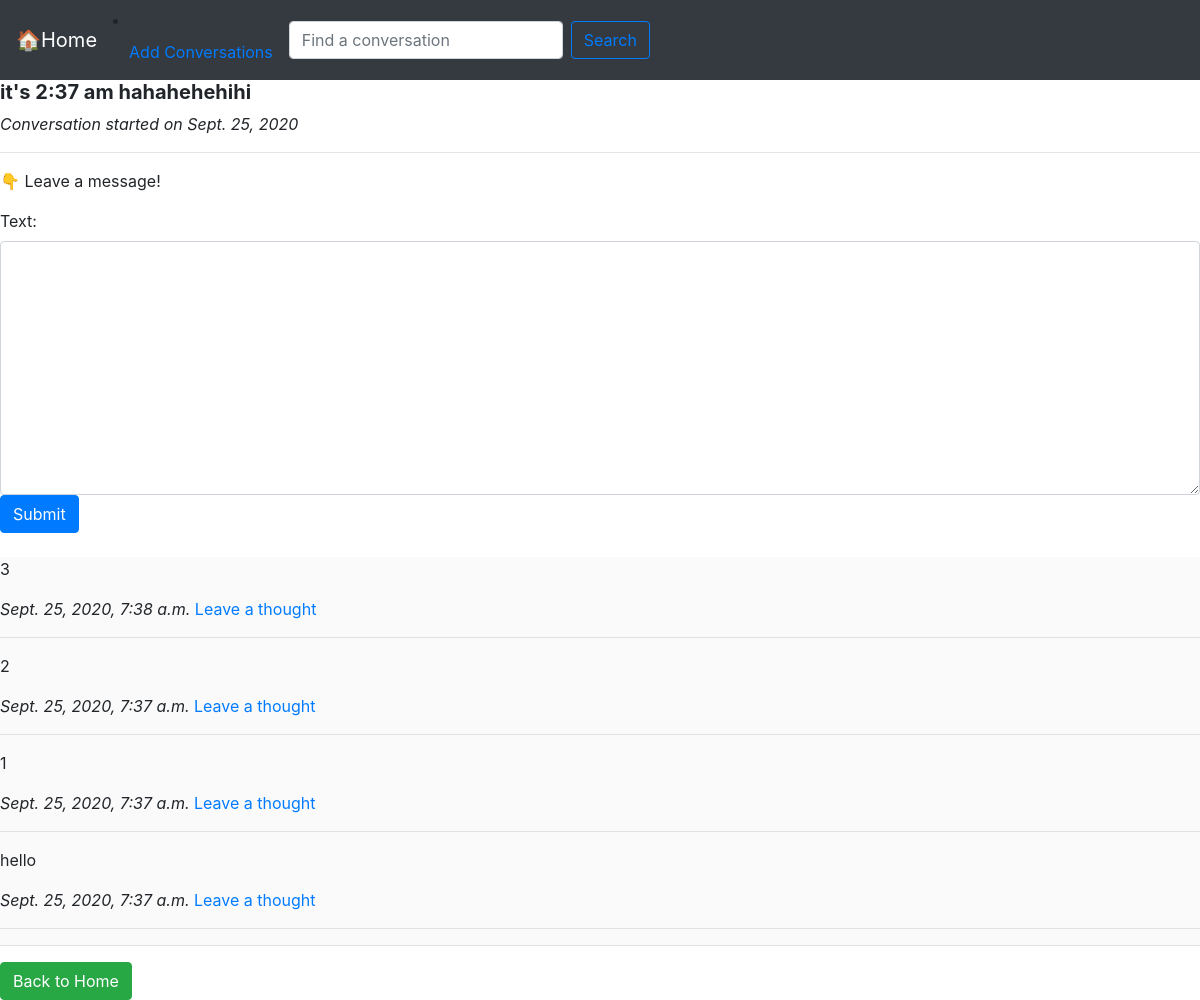
/convodetail/1, run on the app's committed database.
### conversations/models.py (models this page shows)
class Conversation(models.Model):
    title = models.CharField(max_length=100,null=False)
    start_date = models.DateField(auto_now=True)

class Message(models.Model):
    text = models.CharField(max_length=500,null=False)
    date_and_time_sent = models.DateTimeField(auto_now=True)
    conversation = models.ForeignKey('Conversation', on_delete=models.CASCADE)

### conversations/views.py (the view)
# urls.py: path('convodetail/<int:id>', views.convoDetail, name='convodetail'),
def convoDetail(request, id):
    convo = Conversation.objects.get(id=id)
    title = convo.title
    start_date = convo.start_date
    messages = Message.objects.filter(conversation=convo).order_by('-date_and_time_sent')
    form = CreateMessage()
    context = {'messages':messages, 'convo': convo, 'form': form}
    return render(request, 'conversations/convodetail.html', context)

### conversations/forms.py
class CreateMessage(ModelForm):
    class Meta:
        model = Message
        fields = ['text']
        widgets = {
            'text': forms.Textarea(attrs={"class": "form-control"})
        }

### conversations/templates/conversations/convodetail.html (shortened to what this page needs)
{% extends 'conversations/base.html' %}
{% block content %}
    <h5><b>{{ convo.title }}</b></h5>
    <p><i>Conversation started on {{ convo.start_date }}</i></p>
    <hr>
    <p>👇 Leave a message!</p>
    <form action="{% url 'addmessage' convo.id %}" method="POST">
        {{ form }}
        <input type="submit" name="Submit" class="btn btn-primary">
    </form>
    <br>
    <div class="message"
    style="background-color: rgba(234, 234, 234, 0.25);">
        {% for message in messages %}
            <p>{{ message.text }}</p>
            <i>{{ message.date_and_time_sent }}</i>
            <a href="">Leave a thought</a>
            <hr>
        {% endfor %}
        <hr>
    </div>
    <a href="{% url 'home' %}">
        <button class="btn btn-success">
        Back to Home
        </button>
    </a>
{% endblock %}

### conversations/templates/conversations/base.html (shortened to what this page needs)
<!DOCTYPE html>
<html lang="en">
<head>
<link rel="stylesheet" href="https://cdnjs.cloudflare.com/ajax/libs/twitter-bootstrap/4.5.2/css/bootstrap.min.css">
<link rel="stylesheet" href="https://cdnjs.cloudflare.com/ajax/libs/font-awesome/5.14.0/css/all.min.css">
{% load static %}
</head>
<body>
    {% include 'conversations/navbar.html' %}
    {% block content %}
    {% endblock %}
</body>
</html>

### conversations/templates/conversations/navbar.html (shortened to what this page needs)
<nav class="navbar navbar-expand-lg navbar-dark bg-dark">
	<a class="navbar-brand" href="{% url 'home' %}">🏠Home</a>
	<div class="collapse navbar-collapse" id="navbarSupportedContent">
		<li class="nav-item">
			<a class="nav-link" href="{% url 'addconversation' %}">Add Conversations</a>
		</li>
		<form
		action="{% url 'search' %}"
		method="GET"
		class="form-inline my-2 my-lg-0">
			<input
			class="form-control mr-sm-2"
			id="searchText"
			type="text"
			name="search"
			placeholder="Find a conversation"
			required>
			<button
			class="btn btn-outline-primary my-2 my-sm-0"
			type="submit">
			Search</button>
		</form>
	</div>
</nav>

### data on the page
Conversation: title "it's 2:37 am hahahehehihi", start_date "Sept. 25, 2020"
Message: text "3", date_and_time_sent "Sept. 25, 2020, 7:38 a.m."
Message: text "2", date_and_time_sent "Sept. 25, 2020, 7:37 a.m."
Message: text "1", date_and_time_sent "Sept. 25, 2020, 7:37 a.m."
Message: text "hello", date_and_time_sent "Sept. 25, 2020, 7:37 a.m."
